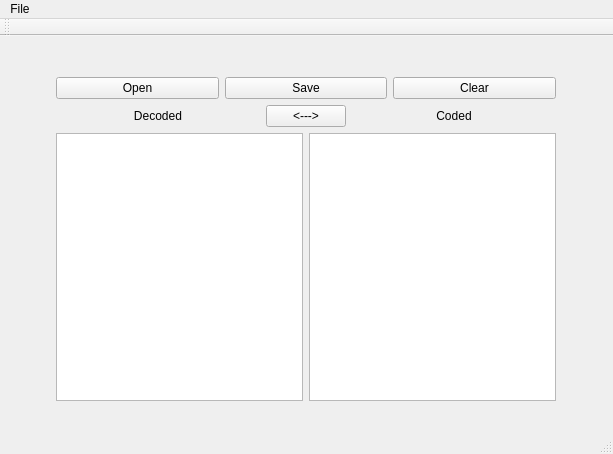
<?xml version="1.0" encoding="UTF-8"?>
<ui version="4.0">
 <class>MainWindow</class>
 <widget class="QMainWindow" name="MainWindow">
  <property name="geometry">
   <rect>
    <x>0</x>
    <y>0</y>
    <width>613</width>
    <height>454</height>
   </rect>
  </property>
  <property name="windowTitle">
   <string>MainWindow</string>
  </property>
  <widget class="QWidget" name="centralWidget">
   <widget class="QWidget" name="">
    <property name="geometry">
     <rect>
      <x>45</x>
      <y>30</y>
      <width>522</width>
      <height>346</height>
     </rect>
    </property>
    <layout class="QVBoxLayout" name="verticalLayout">
     <item>
      <layout class="QHBoxLayout" name="horizontalLayout_3">
       <item>
        <widget class="QPushButton" name="Open">
         <property name="text">
          <string>Open</string>
         </property>
        </widget>
       </item>
       <item>
        <widget class="QPushButton" name="Save">
         <property name="text">
          <string>Save</string>
         </property>
        </widget>
       </item>
       <item>
        <widget class="QPushButton" name="Clear">
         <property name="text">
          <string>Clear</string>
         </property>
        </widget>
       </item>
      </layout>
     </item>
     <item>
      <layout class="QHBoxLayout" name="horizontalLayout">
       <item>
        <widget class="QLabel" name="Label_from">
         <property name="text">
          <string>Decoded</string>
         </property>
         <property name="alignment">
          <set>Qt::AlignCenter</set>
         </property>
        </widget>
       </item>
       <item>
        <widget class="QPushButton" name="Change">
         <property name="sizePolicy">
          <sizepolicy hsizetype="Maximum" vsizetype="Fixed">
           <horstretch>0</horstretch>
           <verstretch>0</verstretch>
          </sizepolicy>
         </property>
         <property name="text">
          <string>&lt;---&gt;</string>
         </property>
        </widget>
       </item>
       <item>
        <widget class="QLabel" name="Label_to">
         <property name="text">
          <string>Coded</string>
         </property>
         <property name="alignment">
          <set>Qt::AlignCenter</set>
         </property>
        </widget>
       </item>
      </layout>
     </item>
     <item>
      <layout class="QHBoxLayout" name="horizontalLayout_2">
       <item>
        <widget class="QPlainTextEdit" name="Text_from">
         <property name="font">
          <font>
           <pointsize>12</pointsize>
          </font>
         </property>
        </widget>
       </item>
       <item>
        <widget class="QPlainTextEdit" name="Text_to">
         <property name="enabled">
          <bool>true</bool>
         </property>
         <property name="font">
          <font>
           <pointsize>12</pointsize>
           <weight>75</weight>
           <bold>true</bold>
          </font>
         </property>
         <property name="readOnly">
          <bool>true</bool>
         </property>
        </widget>
       </item>
      </layout>
     </item>
    </layout>
   </widget>
  </widget>
  <widget class="QMenuBar" name="menuBar">
   <property name="geometry">
    <rect>
     <x>0</x>
     <y>0</y>
     <width>613</width>
     <height>20</height>
    </rect>
   </property>
   <widget class="QMenu" name="menuFille">
    <property name="title">
     <string>File</string>
    </property>
    <addaction name="actionOpen"/>
    <addaction name="actionSave"/>
    <addaction name="separator"/>
    <addaction name="separator"/>
    <addaction name="actionExit"/>
   </widget>
   <addaction name="menuFille"/>
  </widget>
  <widget class="QToolBar" name="mainToolBar">
   <attribute name="toolBarArea">
    <enum>TopToolBarArea</enum>
   </attribute>
   <attribute name="toolBarBreak">
    <bool>false</bool>
   </attribute>
  </widget>
  <widget class="QStatusBar" name="statusBar"/>
  <action name="actionOpen">
   <property name="text">
    <string>Open</string>
   </property>
  </action>
  <action name="actionSave">
   <property name="text">
    <string>Save</string>
   </property>
  </action>
  <action name="actionExit">
   <property name="text">
    <string>Exit</string>
   </property>
  </action>
 </widget>
 <layoutdefault spacing="6" margin="11"/>
 <resources/>
 <connections/>
</ui>
